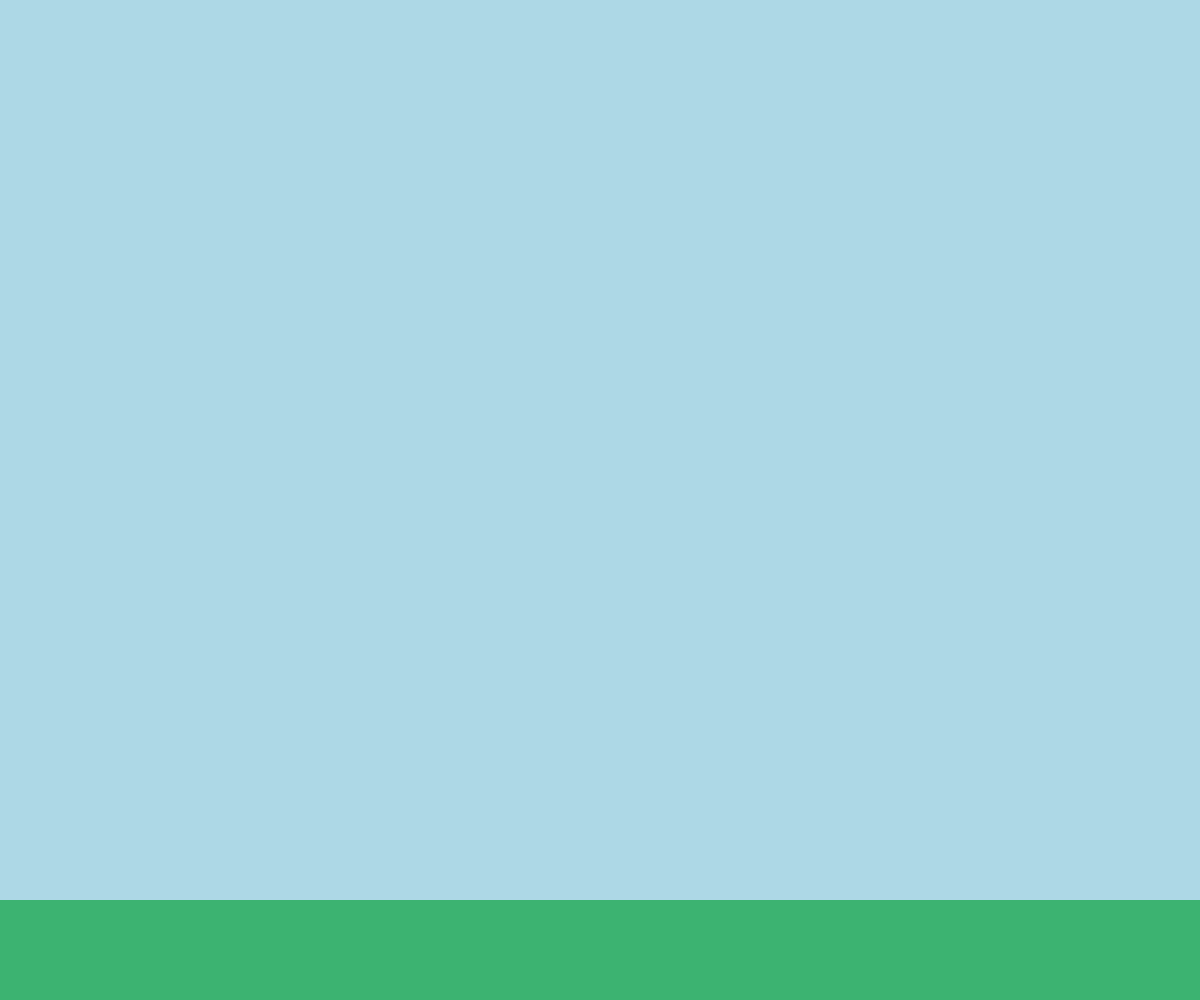
Frame 1 (no input)
Frame 60 (no input): identical to frame 1, image omitted
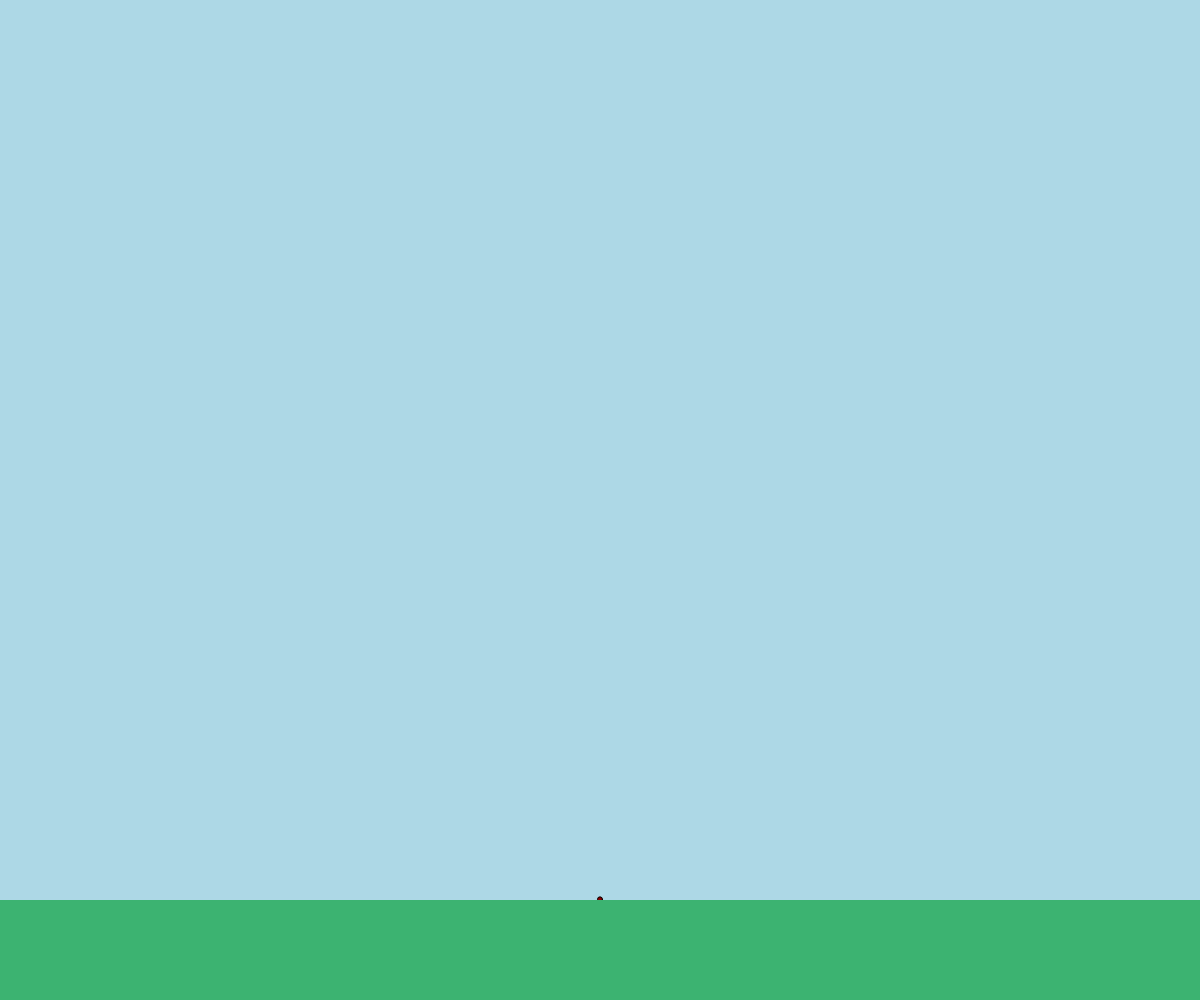
Frame 120 (the mouse pressed at the canvas centre since frame 60)

The p5.js sketch that drew these frames (run headless with seeded random() and noise() and a simulated clock; from frame 60 on, the mouse is pressed at the canvas centre):

// p5.js sketch
// ── sketch.js

function setup() {
  createCanvas(windowWidth,windowHeight)
  frameRate(60)
}

sprouts = []
stems = []
petals = []

function draw() {
  background("lightblue")

  for (let i = 0; i < stems.length; i++) {
    stems[i].display()
    if (stems[i].distance() <= stems[i].length) {
      stems[i].grow()
    } else if (stems[i].check == 0) {
        // console.log("cat")
        petals.push(new Petals(stems[i].x2, stems[i].y2))
        stems[i].check++
    }
  }

  for (let i = 0; i < petals.length; i++) {
    petals[i].display()
    let d = dist(mouseX, mouseY, petals[i].x, petals[i].y)
    if (d >= 150) {
      if (petals[i].speed > 0.75) {
        petals[i].speed *= 0.98
      } else if (petals[i].speed <= 0.75) {
          petals[i].speed = 0.75
        }
    } else if (d <= 150) {
      if (petals[i].speed < 10) {
        petals[i].speed *= 1.05
      } else if (petals[i].speed >= 10) {
        petals[i].speed = 10
      }
    }
  }

  for (let i = 0; i < sprouts.length; i++) {
    sprouts[i].display()
    if (sprouts[i].y < height - 100) {
      sprouts[i].fall()
    } else if (sprouts[i].check == 0) {
        sprouts[i].y = height - 100
        stems.push(new Stem(sprouts[i].x, sprouts[i].y))
        sprouts[i].check++
      }
    if (sprouts[i].y == height - 100) {
      if (sprouts[i].r <= 20) {
        sprouts[i].expand()
      }
    }
  }

  push()
  fill("mediumseagreen")
  noStroke()
  rect(0, height-100, width, 100)
  pop()

}

function mousePressed() {
  sprouts.push(new Seed(mouseX, mouseY))
}

// ── petals.js

class Petals {

  constructor(x, y) {
    this.x = x
    this.y = y
    this.z = 0
    this.q = 0
    this.color = color(random(255), random(255), random(255))
    this.r = random(255)
    this.g = random(255)
    this.b = random(255)
    this.speed = 0.75
    this.spin = 0
  }

  display() {
    push()
    translate(this.x, this.y)

    rotate(radians(this.spin))

    rectMode(CENTER)
    fill(this.r, this.g, this.b, 100); stroke("lightblue")
    rect(0, 0, 30, this.q, 10)

    fill(this.r, this.g, this.b, 100); stroke("lightblue")
    rect(0, 0, this.q, 30, 10)

    fill(this.r, this.g, this.b); stroke("lightblue")
    ellipse(0, 0, this.z)

    if (this.z < 22) {
      this.z++
    }

    if (this.q < 70) {
      this.q++
    }
    this.spin += this.speed
    pop()
  }

}

// ── seed.js

class Seed {

  constructor(x, y) {
    this.x = x
    this.y = y
    this.r = 5
    this.color = "darkred"
    this.limit = y - 100
    this.check = 0
  }

  display() {
    push(); fill(this.color)
    ellipse(this.x, this.y, this.r)
    pop()
  }

  spawn() {
    this.y *= 0.98
  }

  fall() {
    this.y *= 1.01
  }

  expand() {
    this.r += 0.1
  }

}

// ── stem.js

class Stem {

  constructor(x, y) {
    this.x1 = x
    this.x2 = x
    this.y1 = y
    this.y2 = y
    this.color = "darkgreen"
    this.length = random(50, 350)
    this.check = 0
  }

  display() {
    push(); stroke(this.color)
    line(this.x1, this.y1, this.x2, this.y2)
    pop()
  }

  distance() {
    let d = dist(this.x1, this.y1, this.x2, this.y2)
    return d
  }

  grow() {
    this.y2 *= (0.993)
  }

}
